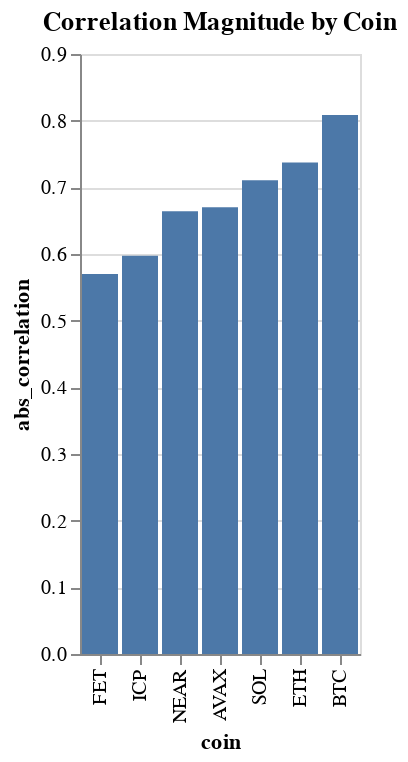

The notebook cell this image was saved under:
### Code cell
# Sort the DataFrame by RMSE in ascending order
everything_sorted = everything.sort_values('correlation')
everything_sorted['abs_correlation'] = np.abs(everything_sorted['correlation'])

# Create the bar plot
alt.Chart(everything_sorted).mark_bar().encode(
    x=alt.X('coin', sort= 'y'),  # Sort x-axis (coins) by y-axis (RMSE)
    y='abs_correlation'
).properties(
    title='Correlation Magnitude by Coin'  # Add a title to the chart
)

### Figure 1 — Vega-Lite specification as saved in the notebook (floating-point values rounded to 4 significant figures)
{"config": {"view": {"continuousWidth": 300, "continuousHeight": 300}}, "data": {"name": "data-0d783037d96699d16189f34d1352cdde"}, "mark": {"type": "bar"}, "encoding": {"x": {"field": "coin", "sort": "y", "type": "nominal"}, "y": {"field": "abs_correlation", "type": "quantitative"}}, "title": "Correlation Magnitude by Coin", "$schema": "https://vega.github.io/schema/vega-lite/v5.20.1.json", "datasets": {"data-0d783037d96699d16189f34d1352cdde": [{"coin": "BTC", "correlation": -0.8084, "RMSE": 2.698, "abs_correlation": 0.8084}, {"coin": "ETH", "correlation": -0.7374, "RMSE": 3.919, "abs_correlation": 0.7374}, {"coin": "SOL", "correlation": -0.7105, "RMSE": 4.671, "abs_correlation": 0.7105}, {"coin": "AVAX", "correlation": -0.67, "RMSE": 5.121, "abs_correlation": 0.67}, {"coin": "NEAR", "correlation": -0.664, "RMSE": 5.329, "abs_correlation": 0.664}, {"coin": "ICP", "correlation": -0.5975, "RMSE": 4.927, "abs_correlation": 0.5975}, {"coin": "FET", "correlation": -0.5701, "RMSE": 6.315, "abs_correlation": 0.5701}]}}
